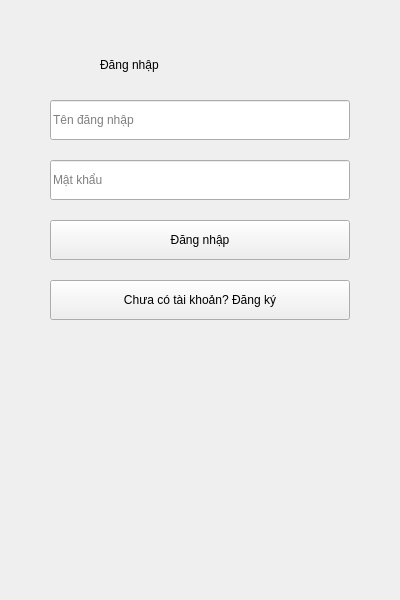
<?xml version="1.0" encoding="UTF-8"?>
<ui version="4.0">
 <class>ContactManager</class>
 <widget class="QMainWindow" name="ContactManager">
  <property name="geometry">
   <rect>
    <x>0</x>
    <y>0</y>
    <width>400</width>
    <height>600</height>
   </rect>
  </property>
  <property name="windowTitle">
   <string>Quản lý danh bạ</string>
  </property>
  <widget class="QWidget" name="centralwidget">
   <widget class="QStackedWidget" name="stackedWidget">
    <property name="geometry">
     <rect>
      <x>0</x>
      <y>0</y>
      <width>400</width>
      <height>600</height>
     </rect>
    </property>
    <property name="currentIndex">
     <number>0</number>
    </property>
    <widget class="QWidget" name="loginPage">
     <widget class="QLabel" name="labelLoginTitle">
      <property name="geometry">
       <rect>
        <x>100</x>
        <y>50</y>
        <width>200</width>
        <height>30</height>
       </rect>
      </property>
      <property name="text">
       <string>Đăng nhập</string>
      </property>
     </widget>
     <widget class="QLineEdit" name="usernameInput">
      <property name="geometry">
       <rect>
        <x>50</x>
        <y>100</y>
        <width>300</width>
        <height>40</height>
       </rect>
      </property>
      <property name="placeholderText">
       <string>Tên đăng nhập</string>
      </property>
     </widget>
     <widget class="QLineEdit" name="passwordInput">
      <property name="geometry">
       <rect>
        <x>50</x>
        <y>160</y>
        <width>300</width>
        <height>40</height>
       </rect>
      </property>
      <property name="echoMode">
       <enum>QLineEdit::Password</enum>
      </property>
      <property name="placeholderText">
       <string>Mật khẩu</string>
      </property>
     </widget>
     <widget class="QPushButton" name="submitLoginButton">
      <property name="geometry">
       <rect>
        <x>50</x>
        <y>220</y>
        <width>300</width>
        <height>40</height>
       </rect>
      </property>
      <property name="text">
       <string>Đăng nhập</string>
      </property>
     </widget>
     <widget class="QPushButton" name="signupButton">
      <property name="geometry">
       <rect>
        <x>50</x>
        <y>280</y>
        <width>300</width>
        <height>40</height>
       </rect>
      </property>
      <property name="text">
       <string>Chưa có tài khoản? Đăng ký</string>
      </property>
     </widget>
    </widget>
    <widget class="QWidget" name="signupPage">
     <widget class="QLabel" name="labelSignupTitle">
      <property name="geometry">
       <rect>
        <x>100</x>
        <y>50</y>
        <width>200</width>
        <height>30</height>
       </rect>
      </property>
      <property name="text">
       <string>Đăng ký</string>
      </property>
     </widget>
     <widget class="QLineEdit" name="signupUsernameInput">
      <property name="geometry">
       <rect>
        <x>50</x>
        <y>100</y>
        <width>300</width>
        <height>40</height>
       </rect>
      </property>
      <property name="placeholderText">
       <string>Tên đăng nhập</string>
      </property>
     </widget>
     <widget class="QLineEdit" name="signupPasswordInput">
      <property name="geometry">
       <rect>
        <x>50</x>
        <y>160</y>
        <width>300</width>
        <height>40</height>
       </rect>
      </property>
      <property name="echoMode">
       <enum>QLineEdit::Password</enum>
      </property>
      <property name="placeholderText">
       <string>Mật khẩu</string>
      </property>
     </widget>
     <widget class="QPushButton" name="submitSignupButton">
      <property name="geometry">
       <rect>
        <x>50</x>
        <y>220</y>
        <width>300</width>
        <height>40</height>
       </rect>
      </property>
      <property name="text">
       <string>Đăng ký</string>
      </property>
     </widget>
    </widget>
    <widget class="QWidget" name="contactsPage">
     <widget class="QListWidget" name="contactsListWidget">
      <property name="geometry">
       <rect>
        <x>10</x>
        <y>10</y>
        <width>380</width>
        <height>300</height>
       </rect>
      </property>
     </widget>
     <widget class="QLineEdit" name="nameInput">
      <property name="geometry">
       <rect>
        <x>10</x>
        <y>320</y>
        <width>380</width>
        <height>30</height>
       </rect>
      </property>
      <property name="placeholderText">
       <string>Tên</string>
      </property>
     </widget>
     <widget class="QLineEdit" name="phoneInput">
      <property name="geometry">
       <rect>
        <x>10</x>
        <y>360</y>
        <width>380</width>
        <height>30</height>
       </rect>
      </property>
      <property name="placeholderText">
       <string>Số điện thoại</string>
      </property>
     </widget>
     <widget class="QPushButton" name="addContactButton">
      <property name="geometry">
       <rect>
        <x>10</x>
        <y>400</y>
        <width>180</width>
        <height>40</height>
       </rect>
      </property>
      <property name="text">
       <string>Thêm liên hệ</string>
      </property>
     </widget>
     <widget class="QPushButton" name="deleteContactButton">
      <property name="geometry">
       <rect>
        <x>200</x>
        <y>400</y>
        <width>180</width>
        <height>40</height>
       </rect>
      </property>
      <property name="text">
       <string>Xóa liên hệ</string>
      </property>
     </widget>
    </widget>
   </widget>
  </widget>
 </widget>
 <resources/>
 <connections/>
</ui>
